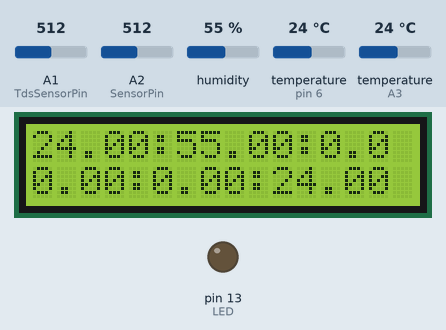
Recording of a sketch running on a simulated Arduino Uno, built with avr-gcc and run on an emulated ATmega328P. Shown: 16×2 character LCD, output pins drawn as LEDs (lit = HIGH). The test bench sets the inputs (shaded band); at power-on: humidity 55 %, A2 (SensorPin) = 512, temperature (sensors on pin 6, A3) 24 °C, A1 (TdsSensorPin) = 512. The local clock reads 2024-03-15 10:24:30 at power-on unless the sketch sets it; storage starts empty; what the sketch prints to the serial monitor is not drawn.

Above: at 3.5 s.
3.6 s: humidity set to 22 %
At 5.8 s:
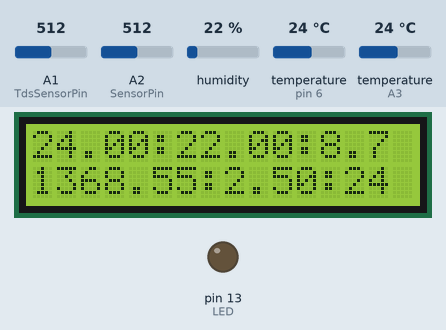
6.4 s: A2 (SensorPin) set to 716
At 8.7 s:
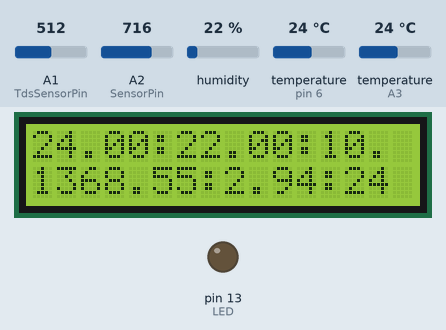
10.4 s: temperature (sensor on pin 6) set to 12 °C
At 11.5 s:
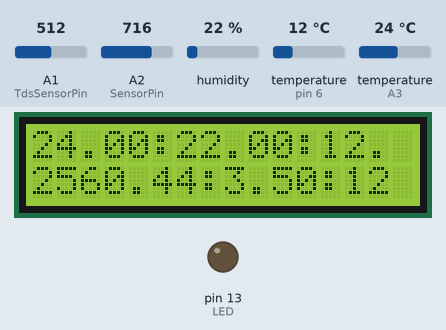
12.4 s: A1 (TdsSensorPin) set to 716
At 15.7 s:
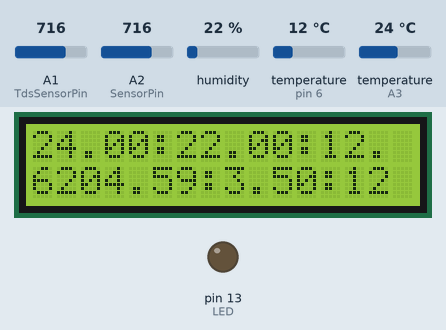
16.4 s: temperature (sensor on A3) set to 12 °C
At 17.3 s:
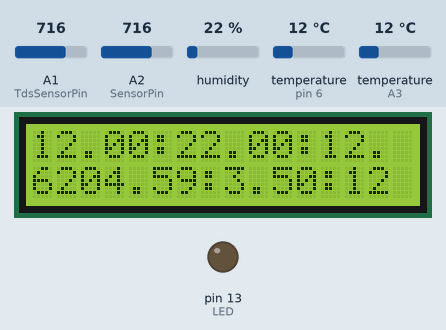
18.4 s: temperature (sensor on pin 6) set to 19 °C
At 20.0 s:
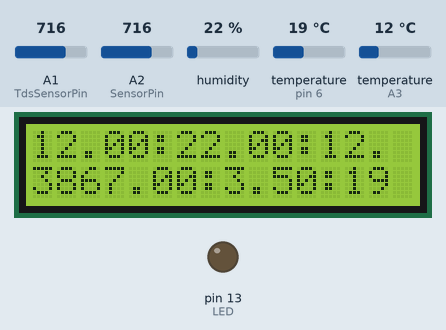
Timing chart, 0 to 21.4 s (numbered marks = the images above; inputs shaded):
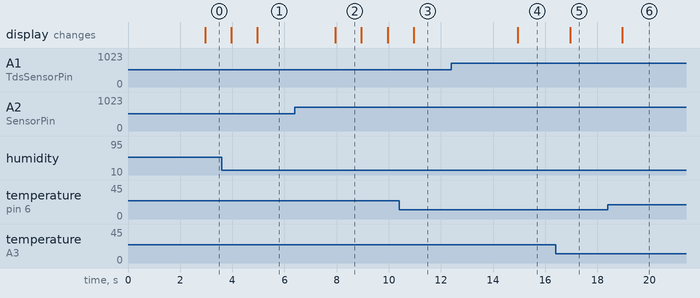

The sketch:

multi-sensor-with-sd-card.ino
```cpp
// Libraries for DHT
#include "dht.h"

//Libraries for RTC DS1302
//#include <ThreeWire.h>
//#include <RtcDS1302.h>
#include <Time.h>

// DHT11
#define dht_apin A3
dht DHT;

// Temp DS18B20
#include <OneWire.h>
#include <DallasTemperature.h>
#define ONE_WIRE_BUS 6
OneWire oneWire(ONE_WIRE_BUS);
DallasTemperature sensors(&oneWire);

// RTC DS1302v2
#include <RTClib.h>
//   DS1302 rtc(ce_pin, sck_pin, io_pin);
DS1302 rtc(3, 5, 4);

// TDS SEN 0224
#define TdsSensorPin A1
#define VREF 5.0                  // analog reference voltage(Volt) of the ADC
#define SCOUNT  20                // sum of sample point
int analogBuffer[SCOUNT];         // store the analog value in the array, read from ADC
int analogBufferTemp[SCOUNT];
int analogBufferIndex = 0,copyIndex = 0;
float averageVoltage = 0,tdsValue = 0,temperature = 25, rawtds = 0;

// I2C Display
#include <Wire.h>
#include <LiquidCrystal_I2C.h>
LiquidCrystal_I2C lcd(0x20,16,2);  // set the LCD address to 0x20 for a 16 chars and 2 line display

// PH SEN0169
#define SensorPin A2                //pH meter Analog output to Arduino Analog Input 0
#define Offset 0.00                 //deviation compensate
#define LED 13
#define ArrayLenth  20              //times of collection
int pHArray[ArrayLenth];            //Store the average value of the sensor feedback
int pHArrayIndex=0;

// SD Card MODULE
#include <SPI.h>
#include <SD.h>

//GLOBAL TIMER VARIABLES
unsigned long timerOne = 0;
unsigned long timerTwo = 0;
unsigned long reportingTimer = 0;
unsigned long writingTimer = 0;
String targetFileName = "";

void setup() {
  // put your setup code here, to run once:

  Serial.begin(9600);

  lcd.init();
  lcd.backlight();
  lcd.print("SLICE v3.0 Init...");

  while(!Serial){

  }
  pinMode(TdsSensorPin,INPUT);
  pinMode(LED, OUTPUT);
  lcd.setCursor(0,0);
  lcd.print("SD check");
  lcd.setCursor(0,1);
  if(!SD.begin(10)){
    lcd.print("Failed!");
//    while(1);
  }else{
      lcd.print("Success!");
  }

  { //move this subrouting for opening the file as necessary
  }
//  delay(1000);
//  Serial.print("Compiled: ");
//  Serial.print(__DATE__);
//  Serial.println(__TIME__);
  delay(1000);

  rtc.begin();
  if(!rtc.isrunning()){
//    Serial.println("RTC is NOT running!");
    rtc.adjust(DateTime(__DATE__, __TIME__));
  }

    DateTime now = rtc.now();
  {     //routine to create new chuvaness
        targetFileName = String(now.month())+"-"+String(now.day())+".txt";
//        Serial.print("Checking if file ");
//        Serial.print(targetFileName);
//        Serial.print(" exists-");

        if(!SD.exists(targetFileName)){
//          Serial.print("negative-");
//          Serial.print("creating.");

          File myFile = SD.open(targetFileName, FILE_WRITE);
          if(myFile){
            myFile.println("UNIX, DHT_HUM(%), DHT_TEMP(C), pH, TDS(ppm), TDS_RAW(ppm), TEMP(C)");
            myFile.close();
//            Serial.print("created.");
          }else{
//            Serial.print("failed.");
          }
        }else{
//          Serial.print("positive.");
        }
//        Serial.println();
  }
    delay(1000);
}

void loop ()
{
    unsigned long intervalOne = 20U;
    unsigned long intervalTwo = 1000U;
    unsigned long reportingInterval = intervalTwo;
    unsigned long writingInterval  = reportingInterval * 5;
    unsigned int currentTime = millis();

    static float pHValue, pHVoltage;

    if(currentTime - timerOne > 20U){
      timerOne = currentTime;

      { // TDS Sampling
        analogBuffer[analogBufferIndex] = analogRead(TdsSensorPin);    //read the analog value and store into the buffer
        analogBufferIndex++;
        if(analogBufferIndex == SCOUNT){
          analogBufferIndex = 0;
        }
      }

      { //pH Sampling
        pHArray[pHArrayIndex++] = analogRead(SensorPin);
        if(pHArrayIndex==ArrayLenth){
          pHArrayIndex=0;
        }
      }
    }

    if(currentTime - timerTwo >= 1000U){
      timerTwo = currentTime;
      // Temperature
      sensors.requestTemperatures();
      temperature=sensors.getTempCByIndex(0);
      { // TDS Central  Calculation
        tdsValue = calculateTDS(temperature);
        rawtds = calculateTDS(25);
      }

      { // pH Central Calculation
        pHVoltage = avergearray(pHArray, ArrayLenth)*5.0/1024;
        pHValue = 3.5*pHVoltage+Offset;
      }
    }

    if(currentTime - reportingTimer >= reportingInterval){
      reportingTimer = currentTime;
        char LCDString1[16] = {0};
        String LCDString = "";

      DHT.read11(dht_apin);
      lcd.clear();
//      lcd.setCursor(0,0);
      LCDString = LCDString + DHT.temperature + ":"+ DHT.humidity +":"+pHValue;
      LCDString.toCharArray(LCDString1, 16);
      lcd.print(LCDString1);

      LCDString = "";
      LCDString = LCDString + tdsValue +":"+pHVoltage+":"+temperature;
      LCDString.toCharArray(LCDString1, 16);
      lcd.setCursor(0,1);
      lcd.print(LCDString1);
  }

  if(currentTime - writingTimer >= writingInterval){
    writingTimer = currentTime;
    DateTime now = rtc.now();


    String SDString = "";
    SDString = SDString + now.unixtime() + ',' + DHT.humidity + ',' + DHT.temperature + ',' +pHValue + ',' + tdsValue + ',' + rawtds + ',' + temperature;

    Serial.print(SDString);
    {
      File myFile = SD.open(targetFileName, FILE_WRITE);
      if(myFile){
        myFile.println(SDString);
        myFile.close();
      }else{
//        Serial.println("failed to write.");
      }
    }
  }
}

float calculateTDS(float temp){
  float tds = 0;
  for(copyIndex=0;copyIndex<SCOUNT;copyIndex++){
    analogBufferTemp[copyIndex]= analogBuffer[copyIndex];
  }
  averageVoltage = getMedianNum(analogBufferTemp,SCOUNT) * (float)VREF / 1024.0;  // read the analog value more stable by the median filtering algorithm, and convert to voltage value
  float compensationCoefficient=1.0+0.02*(temp-25.0);                      //temperature compensation formula: fFinalResult(25^C) = fFinalResult(current)/(1.0+0.02*(fTP-25.0));
  float compensationVoltage=averageVoltage/compensationCoefficient;               //temperature compensation
  tds=(133.42*compensationVoltage*compensationVoltage*compensationVoltage - 255.86*compensationVoltage*compensationVoltage + 857.39*compensationVoltage)*0.5; //convert voltage value to tds value
  return tds;
}

int getMedianNum(int bArray[], int iFilterLen)
{
      int bTab[iFilterLen];
      for (byte i = 0; i<iFilterLen; i++)
      bTab[i] = bArray[i];
      int i, j, bTemp;
      for (j = 0; j < iFilterLen - 1; j++)
      {
      for (i = 0; i < iFilterLen - j - 1; i++)
          {
        if (bTab[i] > bTab[i + 1])
            {
        bTemp = bTab[i];
            bTab[i] = bTab[i + 1];
        bTab[i + 1] = bTemp;
         }
      }
      }
      if ((iFilterLen & 1) > 0)
    bTemp = bTab[(iFilterLen - 1) / 2];
      else
    bTemp = (bTab[iFilterLen / 2] + bTab[iFilterLen / 2 - 1]) / 2;
      return bTemp;
}

double avergearray(int* arr, int number){
  int i;
  int max,min;
  double avg;
  long amount=0;
  if(number<=0){
//    Serial.println("Error number for the array to avraging!/n");
    return 0;
  }
  if(number<5){   //less than 5, calculated directly statistics
    for(i=0;i<number;i++){
      amount+=arr[i];
    }
    avg = amount/number;
    return avg;
  }else{
    if(arr[0]<arr[1]){
      min = arr[0];max=arr[1];
    }
    else{
      min=arr[1];max=arr[0];
    }
    for(i=2;i<number;i++){
      if(arr[i]<min){
        amount+=min;        //arr<min
        min=arr[i];
      }else {
        if(arr[i]>max){
          amount+=max;    //arr>max
          max=arr[i];
        }else{
          amount+=arr[i]; //min<=arr<=max
        }
      }//if
    }//for
    avg = (double)amount/(number-2);
  }//if
  return avg;
}
```

Measured:
- after the input at 6.4 s, the display: changes after 1.6 s (image 2)
- after the input at 10.4 s, the display: changes after 0.55 s (image 3)
- after the input at 12.4 s, the display: changes after 2.6 s (image 4)
- after the input at 16.4 s, the display: changes after 0.55 s (image 5)
- after the input at 18.4 s, the display: changes after 0.55 s (image 6)
- what the display in image 2 shows lasts 1.0 s, from 8.0 s to 9.0 s
